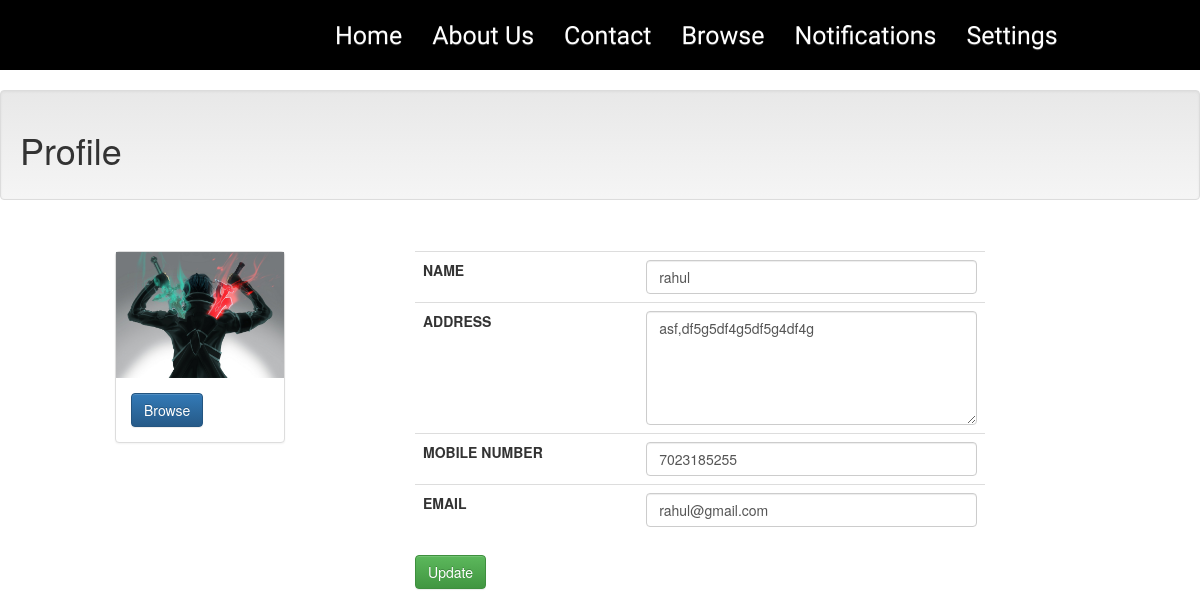
Screenshot of /profile.php (signed in) with the database file from the repository.
### tables this page shows
CREATE TABLE `user_data` (
  `u_id` int(11) NOT NULL,
  `u_name` varchar(255) NOT NULL,
  `u_phone` varchar(255) NOT NULL,
  `u_email` text NOT NULL,
  `u_password` text NOT NULL,
  `u_profile` text NOT NULL,
  `u_address` text NOT NULL,
  `u_status` int(11) NOT NULL DEFAULT '1'
);

### connections/query.php (called while the page is built, shortened)
<?php
class query{
function selectone($conn,$table,$where){
    $query="SELECT * FROM $table where $where";
    $exe=mysqli_query($conn,$query);
    $result=mysqli_fetch_array($exe);
    return $result;
}
}
?>

### profile.php (the view, shortened to what this page needs)
<?php
include("connections\conn.php");
$obj = new query;
$table1=table1;
$id=$_SESSION['u_id'];
$where="u_id=".$id;
$fetch=$obj->selectone($conn,$table1,$where);
?>
<!DOCTYPE html>
<html>
<body>
   <?php
    include("header.php");
   ?>
        <div class="container-fluid">
            <div class="row" id="main" >
                <div class="col-sm-12 col-md-12 well" id="content">
                    <h1>Profile</h1>
                </div>
            </div>
            <span class="text-center h3 col-md-12 text-success"><?php echo $result;?></span>
                <div class="row">
                    <form method="post" enctype="multipart/form-data">
                    <div class="col-md-offset-1 col-md-2">
                          <div class="imageupload panel panel-default">
                            <img src="upload\user_profiles\<?php echo $fetch['u_profile']; ?>" id="xyz" height="200" width="200" class="img-responsive">
                <div class="file-tab panel-body">
                    <label class="btn btn-primary btn-file">
                        <span>Browse</span>
                    </label>
                </div>
            </div>
                        <br>
                        <br>
                        <br>
                        <br>
                        <br>
                    </div>
                    <div class="col-md-offset-1 col-md-6">
                        <table class="table table-borderd">
                            <tr>
                                <th>NAME</th>
                                <td><input type="text" name="user_name" value="<?php echo $fetch['u_name'];?>" class="form-control"></td>
                            </tr>
                            <tr>
                                <th>ADDRESS</th>
                                <td><textarea rows="5" name="user_address" class="form-control"><?php echo $fetch['u_address'];?></textarea></td>
                            </tr>
                            <tr>
                                <th>MOBILE NUMBER</th>
                                <td><input type="text" name="user_mobile" value="<?php echo $fetch['u_phone'];?>" class="form-control"></td>
                            </tr>
                            <tr>
                                <th>EMAIL</th>
                                <td><input type="text" name="user_email" value="<?php echo $fetch['u_email'];?>" class="form-control"></td>
                            </tr>
                        </table>
                        <input type="submit" name="submit" id="submit" value="Update" class="btn btn-success">
                    </form>
                    </div>
                </div>
            </div>
<?php
  include("footer.php");
?>

### css/style.css (style rules this page uses)
body { background: white; }

### rows the page displays
user_data: u_profile (picture), user_name "rahul", user_address "asf,df5g5df4g5df5g4df4g", user_mobile "7023185255", user_email "rahul@gmail.com"
